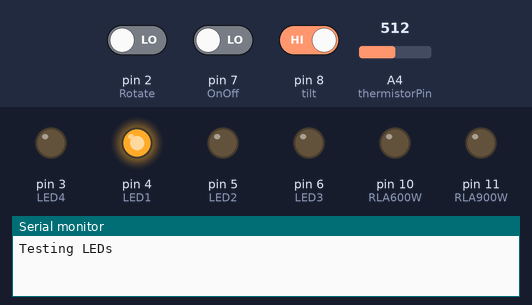
Bench run of a sketch on a simulated Arduino Nano, built with avr-gcc and run on an emulated ATmega328P. On the bench: output pins drawn as LEDs (lit = HIGH), the last lines printed to the serial monitor. The inputs (shaded band) are chosen by the test bench; at power-on: pin 7 (OnOff) LOW, pin 2 (Rotate) LOW, pin 8 (tilt) HIGH, A4 (thermistorPin) = 512.

Above: at 0.01 s.
At 2.8 s:
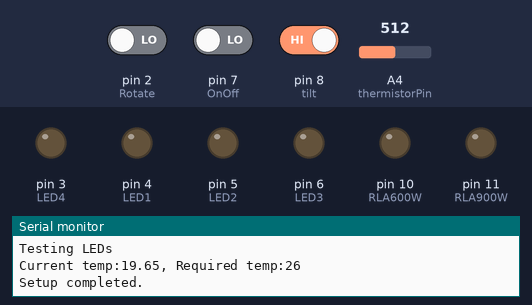
2.9 s: pin 7 (OnOff) driven HIGH
At 3.2 s:
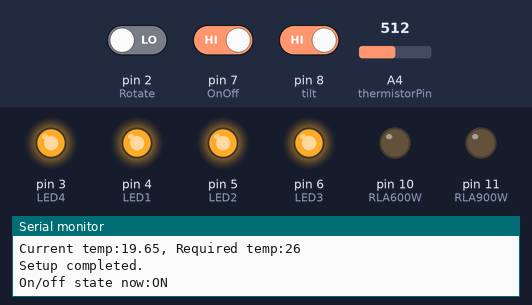
4.4 s: pin 7 (OnOff) driven LOW
Timing chart, 0 to 7.4 s (numbered marks = the images above; inputs shaded):
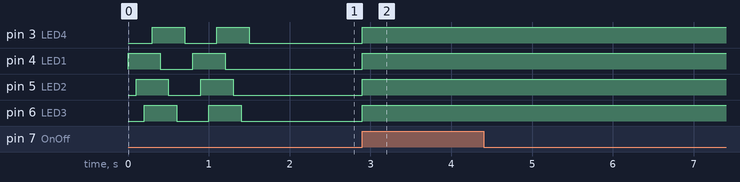

The sketch:

HeaterWorkshop.ino
```cpp
/*
	I (Ralph Bacon) fixed my Honeywell workshop heater by replacing the control board with an Arduino Nano.

	For full details See my video at https://www.youtube/ralphbacon video #133
	(Direct link to video: https://youtu.be/TJHJeLOK6nk)
	https://github.com/RalphBacon/Workshop-Heater-Repair-Using-Arduino-Nano
*/

#include "Arduino.h"

// Definitions of the pins
#define LED1 4
#define LED2 5
#define LED3 6
#define LED4 3

// Relays
#define RLA600W 10
#define RLA900W 11

// Push Switches
#define OnOff 7
#define Rotate 2

// Analog
#define tempSetting 19 // A5
#define thermistorPin 18  // A4

// Others
#define tilt 8

// Current on/off state
bool heaterOn = false;
bool prevHeaterState = false;
bool rotateState = false;
bool autoMode = false;

// Seconds between switch on/off (eg 60000 = 1 minute)
#define switchOnDelay 60000 // milliseconds
unsigned long onTime = millis();
unsigned long offTime = millis();

// Difference in temperature before switch off/on, stops it switching on/off
// in quick succession because the temperature is very close to that required
// eg. actual temp = 17.99, require = 18.00
#define hysterisis 0.5

// Forward declarations
float readThermistor();
int getTempSetting();
void switchLEDs(bool switchOn);

// SETUP
void setup() {
	Serial.begin(9600);

	// Heater and Fan
	pinMode(RLA600W, OUTPUT);
	pinMode(RLA900W, OUTPUT);
	digitalWrite(RLA600W, LOW);
	digitalWrite(RLA900W, LOW);

	// Tilt Switch (high is good)
	pinMode(tilt, INPUT_PULLUP);

	// On/Off (high is good, grounded via 10K resistors)
	pinMode(OnOff, INPUT);
	pinMode(Rotate, INPUT);

	// LEDs
	pinMode(LED1, OUTPUT);
	pinMode(LED2, OUTPUT);
	pinMode(LED3, OUTPUT);
	pinMode(LED4, OUTPUT);
	digitalWrite(LED1, LOW);
	digitalWrite(LED2, LOW);
	digitalWrite(LED3, LOW);
	digitalWrite(LED4, LOW);
	testLEDs();

	// Initial reading
	float currTemp = readThermistor();
	int currTempSetting = getTempSetting();
	Serial.print("Current temp:");
	Serial.print(currTemp);
	Serial.print(", Required temp:");
	Serial.println(currTempSetting);

	Serial.write("Setup completed.\n");
}

void loop() {

	// Until the ON/OFF switch is HIGH do nothing initially
	if (digitalRead(OnOff)) {

		// if currently ON, turn everything off
		if (autoMode) {
			switchLEDs(false);
			turnHeatersOff();
			prevHeaterState = false;
			heaterOn = false;
			rotateState = false;
			autoMode = false;
			while (digitalRead(OnOff)) {
				;
			}
		}
		// otherwise turn it on (900W only)
		else {
			switchLEDs(true);
			prevHeaterState = heaterOn;
			heaterOn = true;
			autoMode = true;
		}

		Serial.print("On/off state now:");
		Serial.println(heaterOn ? "ON" : "OFF");

		// Wait until finger released from switch
		while (digitalRead(OnOff)) {
			;
		}
	}

	// Read the current temp/setting if heater is on and turn off if req
	if (heaterOn) {

		// Only allow infrequent calls to this routine to avoid chatter
		if (millis() > onTime + switchOnDelay) {

			float currTemp = readThermistor();
			int currTempSetting = getTempSetting();

			// Turn off if temperature has been reached but keep the
			// rotate value as-is
			if (currTemp >= currTempSetting + hysterisis) {
				Serial.print("Current temp:");
				Serial.print(currTemp);
				Serial.print(" Required temp:");
				Serial.println(currTempSetting);

				Serial.println("Requested temperature reached.");
				turnHeatersOff();
				prevHeaterState = false; //?????
				heaterOn = false;
			}

			// Update last on time
			onTime = millis();

			// Also update off time so it won't switch off immediately
			offTime = millis();
		}
	}

	// Heater not on but is monitoring ambient temp - time to switch off?
	if (!heaterOn && autoMode) {

		// Only allow infrequent calls to this routine to avoid chatter
		if (millis() > offTime + switchOnDelay) {

			float currTemp = readThermistor();
			int currTempSetting = getTempSetting();
			if (currTemp < currTempSetting - hysterisis) {
				Serial.print("Current temp:");
				Serial.print(currTemp);
				Serial.print(" Required temp:");
				Serial.println(currTempSetting);

				Serial.println("Temperature too low.");
				turn900WHeaterOn();
				heaterOn = true;

				// rotate too?
				if (rotateState) {
					Serial.println("Restoring rotating mode.");
					turn600WHeaterOnWithRotate();
				}

				// Update last off time
				offTime = millis();

				// Also update on time so that it can't switch back on immediately
				onTime = millis();
			}
		}
	}

	// if Tilt is ever high stop everything. Must switch on by user to re-start.
	if (digitalRead(tilt) == HIGH && heaterOn) {
		Serial.println("TILT detected.");
		turnHeatersOff();
		prevHeaterState = false;
		heaterOn = false;
		autoMode = false;
	}

	// if heater should be on turn on 900W (incl fan)
	if (heaterOn && !prevHeaterState) {
		turn900WHeaterOn();
		prevHeaterState = true;
	}

	// Rotate plus extra 600W heater, only when heater is ON already
	if (digitalRead(Rotate) && !rotateState && heaterOn) {
		rotateState = true;
		turn600WHeaterOnWithRotate();
		while (digitalRead(Rotate)) {
			;
		}
	}

	// Stop rotating
	if (digitalRead(Rotate) && rotateState && heaterOn) {
		turn600WHeaterOff();
		rotateState = false;
		while (digitalRead(Rotate)) {
			;
		}
	}
}

void turn900WHeaterOn() {
	digitalWrite(RLA900W, HIGH);
	Serial.println("Turning 900W and fan on.");
}

void turnHeatersOff() {
	digitalWrite(RLA600W, LOW);
	digitalWrite(RLA900W, LOW);
	Serial.println("Turning off everything.");
}

void turn600WHeaterOnWithRotate() {
	digitalWrite(RLA600W, HIGH);
	Serial.println("Rotating plus 600W heater.");
}

void turn600WHeaterOff() {
	digitalWrite(RLA600W, LOW);
	Serial.println("Stop rotating and 600W heater off.");
}

int getTempSetting() {
	int tempVal = analogRead(tempSetting);
	int degreesCent = 0;

// Read the pot for a setting
	if (tempVal < 250) degreesCent = 10;
	else if (tempVal < 350) degreesCent = 18;
	else if (tempVal < 435) degreesCent = 21;
	else if (tempVal < 500) degreesCent = 23;
	else if (tempVal < 600) degreesCent = 26;
	else
		degreesCent = 30;

	//return round(degreesCent);
	return degreesCent;
}

float readThermistor() {

	// see https://en.wikipedia.org/wiki/Steinhart-Hart_equation
	float ThermValue = 0;
	float ThermFixed = 10000;
	float LogInterim, ValInterim, Traw, Tcent; // Tfahr;
	float c1 = 1.009249522e-03, c2 = 2.378405444e-04, c3 = 2.019202697e-07;

	// Take an average thermistor reading
	for (int cnt = 1; cnt < 10; cnt++) {
		int tempRead = analogRead(thermistorPin);
		//Serial.println(tempRead);
		ThermValue += (float) tempRead;
	}
	ThermValue = ThermValue / 10;

	// The calculations required to convert to C or F
	ValInterim = ThermFixed * (1023.0 / (float) ThermValue - 1.0);
	LogInterim = log(ValInterim);
	Traw = (1.0 / (c1 + c2 * LogInterim + c3 * LogInterim * LogInterim * LogInterim));
	Tcent = Traw - 273.15;

	// Fahrenheit option
	//Tfahr = (Tcent * 9.0) / 5.0 + 32.0;

	// Centigade to two decimal places
	return Tcent;
}

// Used to show that the heater is ON, even if not currently heating the air
void switchLEDs(bool switchOn) {
	digitalWrite(LED1, switchOn ? HIGH : LOW);
	digitalWrite(LED2, switchOn ? HIGH : LOW);
	digitalWrite(LED3, switchOn ? HIGH : LOW);
	digitalWrite(LED4, switchOn ? HIGH : LOW);
}

// Test routines
//
//
//
//

// Eye candy as part of setup routine
void testLEDs() {
	Serial.println("Testing LEDs");
	for (int cnt = 0; cnt < 4; cnt++) {
		digitalWrite(LED1, !digitalRead(LED1));
		delay(100);
		digitalWrite(LED2, !digitalRead(LED2));
		delay(100);
		digitalWrite(LED3, !digitalRead(LED3));
		delay(100);
		digitalWrite(LED4, !digitalRead(LED4));
		delay(100);
	}
}
```

Measured:
- after the input at 2.9 s, pin 3 (LED4), pin 4 (LED1), pin 5 (LED2), pin 6 (LED3): LOW → HIGH at once
